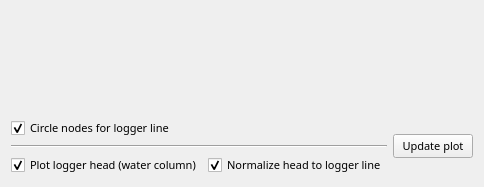
      <widget class="QWidget" name="layoutWidget">
       <property name="font">
        <font>
         <family>Noto Sans</family>
         <pointsize>8</pointsize>
         <weight>50</weight>
         <bold>false</bold>
        </font>
       </property>
       <layout class="QVBoxLayout" name="verticalLayout_3">
        <item>
         <widget class="QWidget" name="widgetPlot" native="true">
          <property name="sizePolicy">
           <sizepolicy hsizetype="Expanding" vsizetype="Expanding">
            <horstretch>0</horstretch>
            <verstretch>0</verstretch>
           </sizepolicy>
          </property>
          <property name="minimumSize">
           <size>
            <width>300</width>
            <height>100</height>
           </size>
          </property>
          <property name="font">
           <font>
            <family>Noto Sans</family>
            <pointsize>8</pointsize>
            <weight>50</weight>
            <bold>false</bold>
           </font>
          </property>
          <layout class="QGridLayout" name="gridLayout_5">
           <property name="leftMargin">
            <number>0</number>
           </property>
           <property name="topMargin">
            <number>0</number>
           </property>
           <property name="rightMargin">
            <number>0</number>
           </property>
           <property name="bottomMargin">
            <number>0</number>
           </property>
           <item row="0" column="0">
            <widget class="QWidget" name="widget" native="true">
             <property name="sizePolicy">
              <sizepolicy hsizetype="MinimumExpanding" vsizetype="MinimumExpanding">
               <horstretch>0</horstretch>
               <verstretch>0</verstretch>
              </sizepolicy>
             </property>
             <property name="minimumSize">
              <size>
               <width>0</width>
               <height>0</height>
              </size>
             </property>
             <property name="font">
              <font>
               <family>Noto Sans</family>
               <pointsize>8</pointsize>
               <weight>50</weight>
               <bold>false</bold>
              </font>
             </property>
             <layout class="QVBoxLayout" name="layoutplot">
              <property name="sizeConstraint">
               <enum>QLayout::SetDefaultConstraint</enum>
              </property>
              <property name="leftMargin">
               <number>0</number>
              </property>
              <property name="topMargin">
               <number>0</number>
              </property>
              <property name="rightMargin">
               <number>0</number>
              </property>
              <property name="bottomMargin">
               <number>0</number>
              </property>
             </layout>
            </widget>
           </item>
          </layout>
         </widget>
        </item>
        <item>
         <layout class="QHBoxLayout" name="horizontalLayout_2">
          <item>
           <layout class="QGridLayout" name="gridLayout_7">
            <item row="0" column="0">
             <widget class="QCheckBox" name="loggerLineNodes">
              <property name="sizePolicy">
               <sizepolicy hsizetype="Minimum" vsizetype="Fixed">
                <horstretch>0</horstretch>
                <verstretch>0</verstretch>
               </sizepolicy>
              </property>
              <property name="minimumSize">
               <size>
                <width>0</width>
                <height>0</height>
               </size>
              </property>
              <property name="font">
               <font>
                <family>Noto Sans</family>
                <pointsize>8</pointsize>
                <weight>50</weight>
                <italic>false</italic>
                <bold>false</bold>
               </font>
              </property>
              <property name="text">
               <string>Circle nodes for logger line</string>
              </property>
              <property name="checked">
               <bool>true</bool>
              </property>
             </widget>
            </item>
            <item row="2" column="0">
             <widget class="QCheckBox" name="plot_logger_head">
              <property name="sizePolicy">
               <sizepolicy hsizetype="Minimum" vsizetype="Fixed">
                <horstretch>0</horstretch>
                <verstretch>0</verstretch>
               </sizepolicy>
              </property>
              <property name="minimumSize">
               <size>
                <width>0</width>
                <height>0</height>
               </size>
              </property>
              <property name="font">
               <font>
                <family>Noto Sans</family>
                <pointsize>8</pointsize>
                <weight>50</weight>
                <italic>false</italic>
                <bold>false</bold>
               </font>
              </property>
              <property name="toolTip">
               <string>Plot the column head_cm.</string>
              </property>
              <property name="text">
               <string>Plot logger head (water column)</string>
              </property>
              <property name="checked">
               <bool>true</bool>
              </property>
             </widget>
            </item>
            <item row="2" column="1">
             <widget class="QCheckBox" name="normalize_head">
              <property name="font">
               <font>
                <family>Noto Sans</family>
                <pointsize>8</pointsize>
                <weight>50</weight>
                <bold>false</bold>
               </font>
              </property>
              <property name="toolTip">
               <string>&lt;html&gt;&lt;head/&gt;&lt;body&gt;&lt;p&gt;The difference between head_cm mean value and level_masl mean value is removed when plotting logger head (nothing in the database is changed).&lt;/p&gt;&lt;/body&gt;&lt;/html&gt;</string>
              </property>
              <property name="text">
               <string>Normalize head to logger line</string>
              </property>
              <property name="checked">
               <bool>true</bool>
              </property>
             </widget>
            </item>
            <item row="1" column="0" colspan="2">
             <widget class="Line" name="line99">
              <property name="font">
               <font>
                <family>Noto Sans</family>
                <pointsize>8</pointsize>
                <weight>50</weight>
                <bold>false</bold>
               </font>
              </property>
              <property name="orientation">
               <enum>Qt::Horizontal</enum>
              </property>
             </widget>
            </item>
           </layout>
          </item>
          <item>
           <widget class="QPushButton" name="pushButtonupdateplot">
            <property name="sizePolicy">
             <sizepolicy hsizetype="Preferred" vsizetype="Fixed">
              <horstretch>0</horstretch>
              <verstretch>0</verstretch>
             </sizepolicy>
            </property>
            <property name="font">
             <font>
              <family>Noto Sans</family>
              <pointsize>8</pointsize>
              <weight>50</weight>
              <bold>false</bold>
             </font>
            </property>
            <property name="text">
             <string>Update plot</string>
            </property>
           </widget>
          </item>
         </layout>
        </item>
       </layout>
      </widget>
